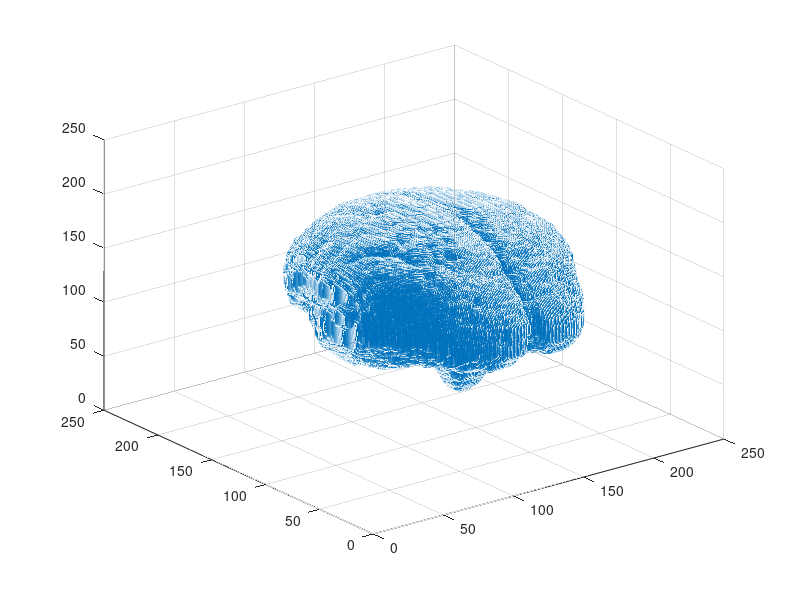

MATLAB code to generate this figure: (Note: this script raises an error after producing the figure.)
%% view all labels
clear
cd ../Volumes/scale250
load('parcel_reorganized_by_xyz.mat') % volumetric parcels
% load('parcel_coor_labels.mat')

cd ../processed_data

% Note: The source coordinates go from left hemisphere to the right hemisphere. 
% But the labeled parcels go from the right to the left
superiorfrontal_R=[37:53];
caudalmiddlefrontal_R=[54:58];
precentral_R=[59:74];

superiorfrontal_L=[265:282];
caudalmiddlefrontal_L=[283:288];
precentral_L=[289:309];

x=parcel_cordinates(:,1); y=parcel_cordinates(:,2); z=parcel_cordinates(:,3);

picked_label=caudalmiddlefrontal_L;
picked_ind=[];
for i=1:length(picked_label)
        picked_ind_tmp=find(parcel_labels==(picked_label(i)));
        picked_ind=[picked_ind;picked_ind_tmp];
end
% picked_ind=int64(picked_ind);
figure
scatter3(x,y,z,'g.')
clear alpha
alpha(.1)
hold on;
scatter3(x(picked_ind),y(picked_ind),z(picked_ind),'r')
xlabel('x'); ylabel('y');zlabel('z')
view([-1,0,0]) % left side view
% view([1,0,0]) % right side view
% view([0 1 0]) % Front view
% view([0 -1 0]) % Back view
% view([0 0 1]) % top view
rotate3d on
% rotate3d('on')

%% surface sources
cd ../../../MEG_EEG_Source_Localization/EEG_spacing_DAON/
load('DAON_ico_3_scale_0.05_depth_0.8.mat')
x=source_fsaverage(:,1); y=source_fsaverage(:,2); z=source_fsaverage(:,3);
% picked_label=precentral_R;
% picked_label=superiorfrontal_R;
picked_label=caudalmiddlefrontal_R;
picked_ind=[];
for i=1:length(picked_label)
        picked_ind_tmp=find(source_labels==(picked_label(i)));
        picked_ind=[picked_ind;picked_ind_tmp];
end
figure
clf
scatter3(x,y,z,'g')
clear alpha
alpha(.5)
hold on;
scatter3(x(picked_ind),y(picked_ind),z(picked_ind),'r.')
xlabel('x'); ylabel('y');zlabel('z')
% view([-1,0,0]) % left side view
view([1,0,0]) % right side view
% view([0 1 0]) % Front view
% view([0 -1 0]) % Back view
% view([0 0 1]) % top view
title('precentral-R (Right view)');
title('superiorfrontal-R (Right view)');
title('caudalmiddlefrontal-R (Right view)');
sgtitle('source-fsaverage');

%% hand area
precentral_R=[59:74];
% cd /home/zhibinz2/Documents/GitHub/Virtual-Tractography/ForZhibin/processed_data
cd C:\Users\zhouz\GitHub\Virtual-Tractography\ForZhibin\processed_data
cd ../processed_data
load('scale250_Connectome.mat')

picked_label=precentral_R;
figure
clf
scatter3(x,y,z,...
    50,zeros(length(source_fsaverage),1),"filled", 'MarkerFaceAlpha',.1);
clear alpha
alpha(.5)
hold on;
for i=1:length(picked_label)
        picked_ind_tmp=[];
        picked_ind_tmp=find(source_labels==(picked_label(i)));
        if ~isempty(picked_ind_tmp)
            scatter3(x(picked_ind_tmp),y(picked_ind_tmp),z(picked_ind_tmp),...
                50,i*ones(length(picked_ind_tmp),1),"filled", 'MarkerFaceAlpha',.9);
            text(x(picked_ind_tmp),y(picked_ind_tmp),z(picked_ind_tmp),...
                num2str(i));
        end
end
cb = colorbar(); 
colormap('jet');
clim([-1*length(picked_label) length(picked_label)])
title(cb, 'label: precentral#')

xlabel('x'); ylabel('y');zlabel('z')
% view([-1,0,0]) % left side view
view([1,0,0]) % right side view
% view([0 1 0]) % Front view
% view([0 -1 0]) % Back view
% view([0 0 1]) % top view
title([ 'source-fsaverage: ' 'precentral-R (Right view)']);
title([ 'source-fsaverage: ' 'precentral-R (Top view)']);

% pick precentra_5-15 to cover the hand area
%% superiorfrontal_R
superiorfrontal_R=[37:53];
% cd /home/zhibinz2/Documents/GitHub/Virtual-Tractography/ForZhibin/processed_data
cd ../processed_data
load('scale250_Connectome.mat')

picked_label=superiorfrontal_R;
figure
clf
scatter3(x,y,z,...
    50,zeros(length(source_fsaverage),1),"filled", 'MarkerFaceAlpha',.1);
clear alpha
alpha(.5)
hold on;
for i=1:length(picked_label)
        picked_ind_tmp=[];
        picked_ind_tmp=find(source_labels==(picked_label(i)));
        if ~isempty(picked_ind_tmp)
            scatter3(x(picked_ind_tmp),y(picked_ind_tmp),z(picked_ind_tmp),...
                50,i*ones(length(picked_ind_tmp),1),"filled", 'MarkerFaceAlpha',.9);
            text(x(picked_ind_tmp),y(picked_ind_tmp),z(picked_ind_tmp),...
                num2str(i));
        end
end
cb = colorbar(); 
colormap('jet');
clim([-1*length(picked_label) length(picked_label)])
title(cb, 'label: superiorfrontal#')

xlabel('x'); ylabel('y');zlabel('z')
% view([-1,0,0]) % left side view
view([1,0,0]) % right side view
% view([0 1 0]) % Front view
% view([0 -1 0]) % Back view
% view([0 0 1]) % top view
title([ 'source-fsaverage: ' 'superiorfrontal-R (Right view)']);

% pick superiorfrontal_10 to 17 as premotor area

%% caudalmiddlefrontal_R
caudalmiddlefrontal_R=[54:58];
% cd /home/zhibinz2/Documents/GitHub/Virtual-Tractography/ForZhibin/processed_data
cd ../processed_data
load('scale250_Connectome.mat')

picked_label=caudalmiddlefrontal_R;
figure
clf
scatter3(x,y,z,...
    50,zeros(length(source_fsaverage),1),"filled", 'MarkerFaceAlpha',.1);
clear alpha
alpha(.5)
hold on;
for i=1:length(picked_label)
        picked_ind_tmp=[];
        picked_ind_tmp=find(source_labels==(picked_label(i)));
        if ~isempty(picked_ind_tmp)
            scatter3(x(picked_ind_tmp),y(picked_ind_tmp),z(picked_ind_tmp),...
                50,i*ones(length(picked_ind_tmp),1),"filled", 'MarkerFaceAlpha',.9);
            text(x(picked_ind_tmp),y(picked_ind_tmp),z(picked_ind_tmp),...
                num2str(i));
        end
end
cb = colorbar(); 
colormap('jet');
clim([-1*length(picked_label) length(picked_label)])
title(cb, 'label: caudalmiddlefrontal_#')

xlabel('x'); ylabel('y');zlabel('z')
% view([-1,0,0]) % left side view
view([1,0,0]) % right side view
% view([0 1 0]) % Front view
% view([0 -1 0]) % Back view
% view([0 0 1]) % top view
title([ 'source-fsaverage: ' 'caudalmiddlefrontal_R (Right view)']);

% pick caudalmiddlefrontal_1 to 5 as premotor area
%% plot the brain surface
figure('units','inch','position',[0,0,10,8]);
clf;
cd C:/Users/zhouz\GitHub\Virtual-Tractography\ForZhibin/processed_data/
cd ../processed_data
load('scale250_Connectome.mat')
Face=Brain.Face;
Vertex=Brain.Vertex;
cd C:/Users/zhouz\GitHub\Virtual-Tractography\ForZhibin/processed_data/
cd ../../../MEG_EEG_Source_Localization/EEG_spacing_DAON/
load('DAON_ico_3_scale_0.05_depth_0.8.mat')
x=source_fsaverage(:,1); y=source_fsaverage(:,2); z=source_fsaverage(:,3);
x_shift=(max(Vertex(:,1))-max(x))/2+(min(Vertex(:,1))-min(x))/2;
y_shift=(max(Vertex(:,2))-max(y))/2+(min(Vertex(:,2))-min(y))/2;
z_shift=(max(Vertex(:,3))-max(z))/2+(min(Vertex(:,3))-min(z))/2;
Vertex(:,1)=Vertex(:,1)-x_shift;
Vertex(:,2)=Vertex(:,2)-y_shift;
Vertex(:,3)=Vertex(:,3)-z_shift;
tr = triangulation(Face, Vertex(:,1), Vertex(:,2), Vertex(:,3));
Brainmesh=trimesh(tr,'EdgeColor',[0.01 0.01 0.01],'EdgeAlpha',0.01);
colormap('gray');
alpha(Brainmesh, 0.01);

view([-1,0,0]) % left side view
% view([0 1 0]) % Front view
% view([0 0 1]) % top view
hold on
%% plot left motor premotor and SMA
precentral_L=[289:309];
caudalmiddlefrontal_L=[283:288];
superiorfrontal_L=[265:282];

% plot all source in green
cd C:/Users/zhouz\GitHub\Virtual-Tractography\ForZhibin/processed_data/
cd ../../../MEG_EEG_Source_Localization/EEG_spacing_DAON/
load('DAON_ico_3_scale_0.05_depth_0.8.mat')
x=source_fsaverage(:,1); y=source_fsaverage(:,2); z=source_fsaverage(:,3);
Sources=plot3(x,y,z,'g.');xlabel('x'); ylabel('y');zlabel('z');
xlim([0 260]);ylim([-40 260]);zlim([0 280]);
alpha(Sources,0.3);


% Motor
% [~,picked_ind_tmp]=ismember(precentral_L,source_labels);
for i=1:length(precentral_L)
        picked_ind_tmp=[];
        picked_ind_tmp=find(source_labels==(precentral_L(i)));
        if ~isempty(picked_ind_tmp)
            plot3(x(picked_ind_tmp),y(picked_ind_tmp),z(picked_ind_tmp),'r.',MarkerSize=20);
        end
end
text(70,110,160,'Motor','color','red','FontSize',15);

% Premotor
% [~,picked_ind_tmp]=ismember(caudalmiddlefrontal_L,source_labels);
for i=1:length(caudalmiddlefrontal_L)
        picked_ind_tmp=[];
        picked_ind_tmp=find(source_labels==(caudalmiddlefrontal_L(i)));
        if ~isempty(picked_ind_tmp)
            plot3(x(picked_ind_tmp),y(picked_ind_tmp),z(picked_ind_tmp),'b.',MarkerSize=20);
        end
end
text(90,170,150,'Premotor','color','blue','FontSize',15);

% SMA
% [~,picked_ind_tmp]=ismember(superiorfrontal_L,source_labels);
for i=10:17
        picked_ind_tmp=[];
        picked_ind_tmp=find(source_labels==(superiorfrontal_L(i)));
        if ~isempty(picked_ind_tmp)
            plot3(x(picked_ind_tmp),y(picked_ind_tmp),z(picked_ind_tmp),'m.',MarkerSize=20);
        end
end
text(125,140,200,'SMA','color','magenta','FontSize',15);


%% plot EEG sensors on top of the sources 
cd C:/Users/zhouz\GitHub\Virtual-Tractography\ForZhibin/processed_data/
cd ../../../MEG_EEG_Source_Localization/EEG_spacing_DAON/
load('egi_xyz.mat')
EEGsensors=plot3(x+127.5,y+127.5,z+127.5,'y.',MarkerSize=10);
EEGsensors.Color=[1 0.8 0.2 0.1]
grid off
